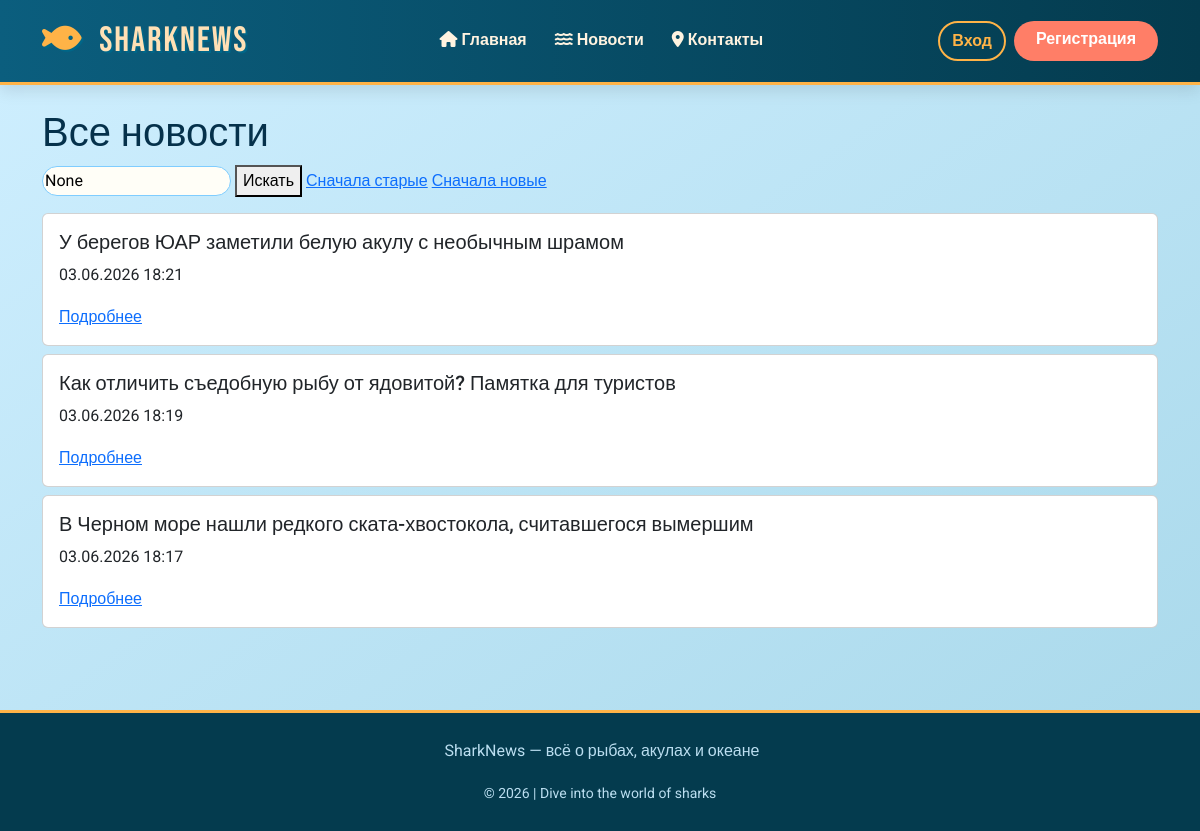
Page /news/ on the committed database.
### newsapp/models.py (models this page shows)
class News(models.Model):
    title = models.CharField(max_length=200)
    content = models.TextField()
    author = models.ForeignKey(User, on_delete=models.CASCADE)
    pub_date = models.DateTimeField(default=timezone.now)
    image = models.ImageField(upload_to='news/', blank=True, null=True)

### newsapp/views.py (the view)
# urls.py: path('news/', views.news_list, name='news_list'),
def news_list(request):
    news = News.objects.all()
    search = request.GET.get('search')
    if search:
        news = news.filter(title__icontains=search)
    sort = request.GET.get('sort')
    if sort == 'asc':
        news = news.order_by('pub_date')
    else:
        news = news.order_by('-pub_date')
    return render(request, 'news_list.html', {'news': news, 'search': search})

### newsapp/templates/news_list.html
{% extends 'base.html' %}
{% block content %}
<h1>Все новости</h1>
<form method="get" class="mb-3">
    <input name="search" value="{{ search }}" placeholder="Поиск по названию">
    <button type="submit">Искать</button>
    <a href="?sort=asc">Сначала старые</a>
    <a href="?sort=desc">Сначала новые</a>
</form>
{% for item in news %}
    <div class="card mb-2">
        <div class="card-body">
            <h5>{{ item.title }}</h5>
            <p>{{ item.pub_date|date:"d.m.Y H:i" }}</p>
            <a href="/news/{{ item.id }}/">Подробнее</a>
        </div>
    </div>
{% empty %}
    <p>Новостей не найдено.</p>
{% endfor %}
{% endblock %}

### newsapp/templates/base.html (style rules this page uses)
:root { --deep-ocean: #0b3b4f; --wave-blue: #2c7da0; --coral: #ff7e67; --sand: #f9e7c2; --light-cyan: #d9f0f7; }
body { font-family: 'Roboto', sans-serif; background: linear-gradient(145deg, #cfefff 0%, #a8d8ea 100%); color: #05314b; line-height: 1.6; }
input, textarea, select { border-radius: 20px !important; border: 1px solid #7fcdff !important; background: #fffef7 !important; }

### rows in the picture
News: title "У берегов ЮАР заметили белую акулу с необычным шрамом", pub_date "03.06.2026 18:21"
News: title "Как отличить съедобную рыбу от ядовитой? Памятка для туристов", pub_date "03.06.2026 18:19"
News: title "В Черном море нашли редкого ската-хвостокола, считавшегося вымершим", pub_date "03.06.2026 18:17"
